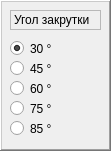
   <widget class="QFrame" name="frame_5">
    <property name="geometry">
     <rect>
      <x>10</x>
      <y>250</y>
      <width>111</width>
      <height>151</height>
     </rect>
    </property>
    <property name="frameShape">
     <enum>QFrame::WinPanel</enum>
    </property>
    <property name="frameShadow">
     <enum>QFrame::Raised</enum>
    </property>
    <widget class="QRadioButton" name="radioButton">
     <property name="geometry">
      <rect>
       <x>10</x>
       <y>40</y>
       <width>82</width>
       <height>17</height>
      </rect>
     </property>
     <property name="text">
      <string>30 °</string>
     </property>
     <property name="checked">
      <bool>true</bool>
     </property>
    </widget>
    <widget class="QRadioButton" name="radioButton_2">
     <property name="geometry">
      <rect>
       <x>10</x>
       <y>60</y>
       <width>82</width>
       <height>17</height>
      </rect>
     </property>
     <property name="text">
      <string>45 °</string>
     </property>
    </widget>
    <widget class="QRadioButton" name="radioButton_3">
     <property name="geometry">
      <rect>
       <x>10</x>
       <y>80</y>
       <width>82</width>
       <height>17</height>
      </rect>
     </property>
     <property name="text">
      <string>60 °</string>
     </property>
    </widget>
    <widget class="QRadioButton" name="radioButton_4">
     <property name="geometry">
      <rect>
       <x>10</x>
       <y>100</y>
       <width>82</width>
       <height>17</height>
      </rect>
     </property>
     <property name="text">
      <string>75 °</string>
     </property>
    </widget>
    <widget class="QRadioButton" name="radioButton_5">
     <property name="geometry">
      <rect>
       <x>10</x>
       <y>120</y>
       <width>82</width>
       <height>17</height>
      </rect>
     </property>
     <property name="text">
      <string>85 °</string>
     </property>
    </widget>
    <widget class="QLabel" name="label_7">
     <property name="geometry">
      <rect>
       <x>10</x>
       <y>10</y>
       <width>91</width>
       <height>20</height>
      </rect>
     </property>
     <property name="frameShape">
      <enum>QFrame::StyledPanel</enum>
     </property>
     <property name="text">
      <string>Угол закрутки</string>
     </property>
    </widget>
   </widget>
